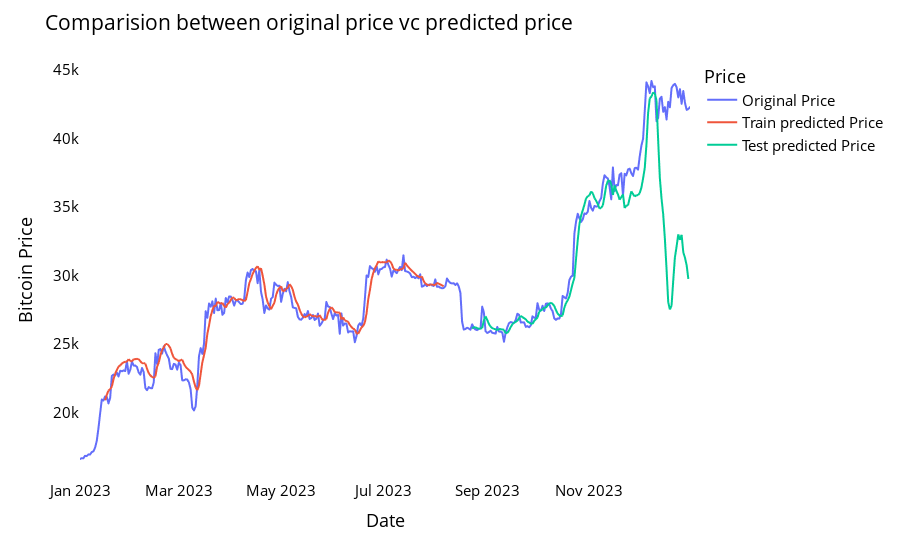

Source (notebook cell):
### Code cell
#Comparision of original stock price and predicted price

look_back=time_step
trainPredictPlot= np.empty_like(bitcoin_prices)
trainPredictPlot[:,:]= np.nan
trainPredictPlot[look_back: len(train_predict)+look_back,]= train_predict
print("Test predicted data:", trainPredictPlot.shape)

testPredictPlot= np.empty_like(bitcoin_prices)
testPredictPlot[:,:]= np.nan
testPredictPlot[len(train_predict)+(look_back*2)+1: len(bitcoin_prices)-1,:]= test_predict
print("Test predicted data:", testPredictPlot.shape)

names= cycle(['Original Price', 'Train predicted Price', 'Test predicted Price'])

plot_df= pd.DataFrame({'date': close_stock['Date'],
                        'original_price':close_stock['Price'],
                        'train_predict_price': trainPredictPlot.flatten(),
                        'test_predicted_price': testPredictPlot.flatten()})

fig= px.line(plot_df, x=plot_df['date'], y=[plot_df['original_price'], plot_df['train_predict_price'], plot_df['test_predicted_price']],
            labels={'value':'Bitcoin Price', 'date': 'Date'})
fig.update_layout(title_text= 'Comparision between original price vc predicted price',
                  plot_bgcolor='white', font_size=15, font_color='black', legend_title_text= 'Price')
fig.for_each_trace(lambda t: t.update(name= next(names)))

fig.update_xaxes(showgrid=False)
fig.update_yaxes(showgrid=False)
fig.show()

### Figure 1 — Plotly figure (JSON) as saved in the notebook; plotly's stock layout.template omitted (floating-point values rounded to 4 significant figures; data arrays with more than 128 entries replaced by an {"elided": "..."} marker saying what was removed)
{"data": [{"hovertemplate": "variable=original_price<br>Date=%{x}<br>Bitcoin Price=%{y}<extra></extra>", "legendgroup": "original_price", "line": {"color": "#636efa", "dash": "solid"}, "marker": {"symbol": "circle"}, "mode": "lines", "name": "Original Price", "showlegend": true, "type": "scattergl", "x": {"elided": "365 str values"}, "xaxis": "x", "y": {"elided": "365 float values"}, "yaxis": "y"}, {"hovertemplate": "variable=train_predict_price<br>Date=%{x}<br>Bitcoin Price=%{y}<extra></extra>", "legendgroup": "train_predict_price", "line": {"color": "#EF553B", "dash": "solid"}, "marker": {"symbol": "circle"}, "mode": "lines", "name": "Train predicted Price", "showlegend": true, "type": "scattergl", "x": {"elided": "365 str values"}, "xaxis": "x", "y": {"elided": "365 float values"}, "yaxis": "y"}, {"hovertemplate": "variable=test_predicted_price<br>Date=%{x}<br>Bitcoin Price=%{y}<extra></extra>", "legendgroup": "test_predicted_price", "line": {"color": "#00cc96", "dash": "solid"}, "marker": {"symbol": "circle"}, "mode": "lines", "name": "Test predicted Price", "showlegend": true, "type": "scattergl", "x": {"elided": "365 str values"}, "xaxis": "x", "y": {"elided": "365 float values"}, "yaxis": "y"}], "layout": {"font": {"color": "black", "size": 15}, "legend": {"title": {"text": "Price"}, "tracegroupgap": 0}, "margin": {"t": 60}, "plot_bgcolor": "white", "title": {"text": "Comparision between original price vc predicted price"}, "xaxis": {"anchor": "y", "domain": [0, 1], "showgrid": false, "title": {"text": "Date"}}, "yaxis": {"anchor": "x", "domain": [0, 1], "showgrid": false, "title": {"text": "Bitcoin Price"}}}}
